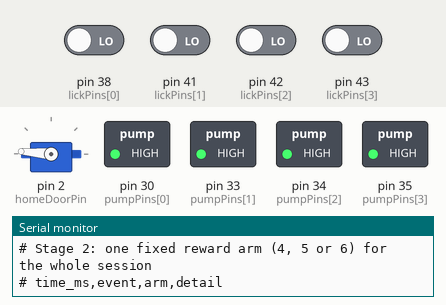
A sketch run on a simulated Arduino Mega 2560, built with avr-gcc and run on an emulated ATmega2560. On the bench: servo, switched loads named in the sketch (green lamp = pin HIGH), the last lines printed to the serial monitor. The inputs (shaded band) are chosen by the test bench; at power-on: pin 38 (lickPins[0]), pin 41 (lickPins[1]), pin 42 (lickPins[2]), pin 43 (lickPins[3]) LOW. Random numbers use the default seed unless the sketch sets one.

Above: at 3.2 s.
3.3 s: pin 38 (lickPins[0]) driven HIGH
At 4.2 s:
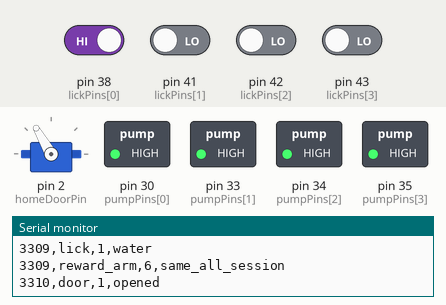
4.9 s: pin 43 (lickPins[3]) driven HIGH
At 5.4 s:
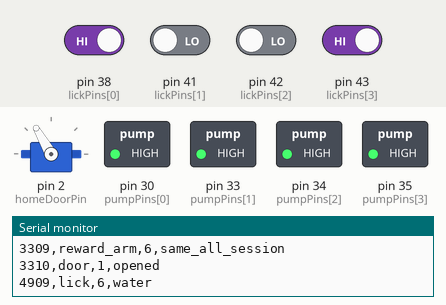
Timing chart, 0 to 7.9 s (numbered marks = the images above; inputs shaded):
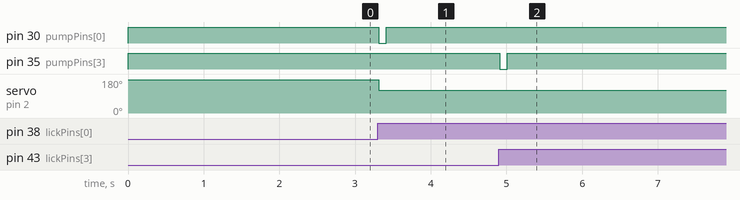

The sketch:

maze_stage2.ino
```cpp
/*
  8-arm maze training, STAGE 2: one fixed reward arm for the whole session

  Arms used: 1 (homeport), 4, 5, 6.

  - Power-on: the homeport door moves to CLOSED. Sensors are ignored for
    the first 2 seconds while the door and sensors settle.
  - Then water is available at the homeport only.
  - First lick at the homeport: water, and the door moves to OPEN and
    stays there. The door is never moved again.
  - After water at the homeport, water moves to the reward arm
    (one of 4, 5, 6). The homeport gives nothing.
  - After water at the reward arm, water moves back to the homeport.
  - Licks anywhere else do nothing.
  - The reward arm is picked at random at the first homeport lick
    and stays the same until the board is reset.

  Board: Arduino Mega. Serial Monitor: 57600 baud.
*/

#include <Servo.h>

/* ==================== PINS ============================================*/

// Only arms 1, 4, 5, 6 are used. Arms 2, 3, 7, 8 are never touched.
const int NUM_PORTS = 4;
const int HOME = 0;   // position of the homeport (arm 1) in the lists below

const int armNumber[NUM_PORTS] = {1, 4, 5, 6};
const int pumpPins[NUM_PORTS]  = {30, 33, 34, 35};   // active LOW
const int lickPins[NUM_PORTS]  = {38, 41, 42, 43};   // HIGH = beam broken

// Only the homeport door is controlled. Doors 4, 5, 6 stay open by hand.
const int homeDoorPin = 2;


/* ==================== SETTINGS ========================================*/

const int sensorTriggeredState = HIGH;

// Door servo positions, as seen on the rig with the hardware test sketch.
// If the door ever does the opposite, swap these two numbers.
const int doorOpenPos   = 120;
const int doorClosedPos = 175;

const unsigned long pumpTime = 100;         // ms of water per reward
const unsigned long startupWait = 2000;     // ms after power-on with sensors ignored
const unsigned long lickConfirmTime = 10;   // ms the beam must stay broken to count as a lick


/* ==================== STATE ===========================================*/

Servo homeDoor;

bool doorOpened = false;     // true after the first homeport lick

bool pumpOn[NUM_PORTS] = {false, false, false, false};
unsigned long pumpStartTime[NUM_PORTS];

bool lastReading[NUM_PORTS];   // raw sensor reading on the previous check
bool beamBroken[NUM_PORTS];    // confirmed sensor state
unsigned long lastChangeTime[NUM_PORTS];

// The one place where a lick gives water right now
int waterPort = HOME;

// Reward arm for the whole session (position 1, 2 or 3 = arm 4, 5 or 6)
int targetPort = -1;   // -1 = not picked yet


/* ==================== HELPERS =========================================*/

// One line per event: time_ms,event,arm,detail
void logEvent(const char* event, int arm, const char* detail) {
  Serial.print(millis());
  Serial.print(',');
  Serial.print(event);
  Serial.print(',');
  Serial.print(arm);
  Serial.print(',');
  Serial.println(detail);
}

// Start one pulse of water. updatePumps() switches it off again.
void giveWater(int p) {
  digitalWrite(pumpPins[p], LOW);
  pumpOn[p] = true;
  pumpStartTime[p] = millis();
}

void updatePumps() {
  for (int p = 0; p < NUM_PORTS; p++) {
    if (pumpOn[p] && millis() - pumpStartTime[p] >= pumpTime) {
      digitalWrite(pumpPins[p], HIGH);
      pumpOn[p] = false;
    }
  }
}

// Move the homeport door to OPEN. It is never moved again by this sketch.
void openHomeDoor() {
  homeDoor.write(doorOpenPos);
  doorOpened = true;
  logEvent("door", armNumber[HOME], "opened");
}

// True only at the moment a new lick is confirmed: the beam went from
// clear to broken and stayed broken for lickConfirmTime.
// Very short blips (electrical noise) are ignored.
bool lickStarted(int p) {
  bool reading = (digitalRead(lickPins[p]) == sensorTriggeredState);

  if (reading != lastReading[p]) {
    lastReading[p] = reading;
    lastChangeTime[p] = millis();
  }

  if (reading != beamBroken[p] && millis() - lastChangeTime[p] >= lickConfirmTime) {
    beamBroken[p] = reading;
    return reading;
  }
  return false;
}


/* ==================== TASK LOGIC ======================================*/

void handleLick(int p) {

  // Wrong place (wrong arm, or a place that already gave its water)
  if (p != waterPort) {
    logEvent("lick", armNumber[p], "no_water");
    return;
  }

  giveWater(p);
  logEvent("lick", armNumber[p], "water");

  if (p == HOME) {

    // First homeport lick starts the session
    bool firstLick = !doorOpened;

    if (firstLick) {
      randomSeed(micros());                 // lick timing makes each session different
      targetPort = random(1, NUM_PORTS);    // 1, 2 or 3 -> arm 4, 5 or 6
    }

    // Water moves to the reward arm (the same arm all session)
    waterPort = targetPort;
    logEvent("reward_arm", armNumber[waterPort], "same_all_session");

    if (firstLick) {
      openHomeDoor();
    }
  }
  else {
    // Water moves back to the homeport
    waterPort = HOME;
  }
}


/* ==================== SETUP ===========================================*/

void setup() {

  Serial.begin(57600);

  for (int p = 0; p < NUM_PORTS; p++) {
    pinMode(lickPins[p], INPUT);

    // Set HIGH before switching to OUTPUT so the pump never fires at power-on
    digitalWrite(pumpPins[p], HIGH);
    pinMode(pumpPins[p], OUTPUT);

    pumpStartTime[p] = 0;
  }

  // Close the homeport door
  homeDoor.attach(homeDoorPin);
  homeDoor.write(doorClosedPos);

  Serial.println("# Stage 2: one fixed reward arm (4, 5 or 6) for the whole session");

  // Let the door finish moving and the sensors settle. Nothing counts as a lick yet.
  delay(startupWait);

  // Start from whatever each sensor reads now, so only a NEW beam break counts
  for (int p = 0; p < NUM_PORTS; p++) {
    bool reading = (digitalRead(lickPins[p]) == sensorTriggeredState);
    lastReading[p] = reading;
    beamBroken[p] = reading;
    lastChangeTime[p] = millis();

    if (reading) {
      Serial.print("# WARNING: sensor already triggered at start, arm ");
      Serial.println(armNumber[p]);
    }
  }

  Serial.println("# time_ms,event,arm,detail");
}


/* ==================== LOOP ============================================*/

void loop() {

  updatePumps();

  for (int p = 0; p < NUM_PORTS; p++) {
    if (lickStarted(p)) {
      handleLick(p);
    }
  }
}
```

Measured:
- after the input at 3.3 s, pin 30 (pumpPins[0]): HIGH → LOW at once, → HIGH 0.10 s later; servo on pin 2 (homeDoorPin): 175° → 120° at once
- after the input at 4.9 s, pin 35 (pumpPins[3]): HIGH → LOW at once, → HIGH 0.10 s later
